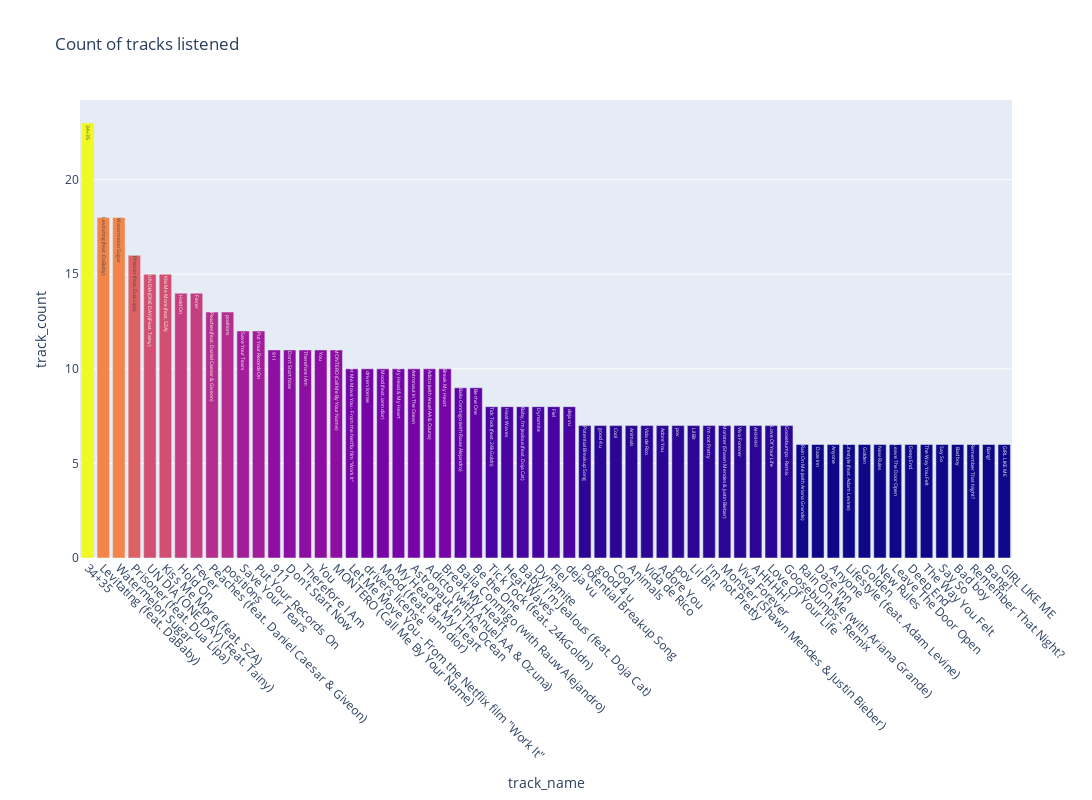

Source (notebook cell):
### Markdown cell above
most songs listened

### Code cell
# plot for count of track listened
count_greater_1 = df_stream_history['track_name'].value_counts()

track_name = count_greater_1[count_greater_1 > 5].index
track_count = count_greater_1[count_greater_1 > 5].values

fig = go.Figure(
    data=[
        go.Bar(
            x = track_name, 
            y = track_count,
            marker = {
                'color' : track_count
            },
            text = track_name,
            textposition = 'inside'
        )
    ]
)
fig.update_layout(
    title_text='Count of tracks listened',
    barmode='group', 
    xaxis_tickangle=45,
    xaxis_title = "track_name",
    yaxis_title = "track_count",
    height = 800,
    width = 1210,
    hovermode = 'x'
)
fig.show()

### Figure 1 — Plotly figure (JSON) as saved in the notebook; plotly's stock layout.template omitted (floating-point values rounded to 4 significant figures)
{"data": [{"marker": {"color": [23, 18, 18, 16, 15, 15, 14, 14, 13, 13, 12, 12, 11, 11, 11, 11, 11, 10, 10, 10, 10, 10, 10, 10, 9, 9, 8, 8, 8, 8, 8, 8, 7, 7, 7, 7, 7, 7, 7, 7, 7, 7, 7, 7, 7, 7, 6, 6, 6, 6, 6, 6, 6, 6, 6, 6, 6, 6, 6, 6]}, "text": ["34+35", "Levitating (feat. DaBaby)", "Watermelon Sugar", "Prisoner (feat. Dua Lipa)", "UN DIA (ONE DAY) (Feat. Tainy)", "Kiss Me More (feat. SZA)", "Hold On", "Fever", "Peaches (feat. Daniel Caesar & Giveon)", "positions", "Save Your Tears", "Put Your Records On", "911", "Don't Start Now", "Therefore I Am", "You", "MONTERO (Call Me By Your Name)", "Let Me Move You - From the Netflix film \"Work It\"", "drivers license", "Mood (feat. iann dior)", "My Head & My Heart", "Astronaut In The Ocean", "Adicto (with Anuel AA & Ozuna)", "Break My Heart", "Baila Conmigo (with Rauw Alejandro)", "Be the One", "Tick Tock (feat. 24kGoldn)", "Heat Waves", "Baby, I'm Jealous (feat. Doja Cat)", "Dynamite", "Fiel", "deja vu", "Potential Breakup Song", "good 4 u", "Cool", "Animals", "Vida de Rico", "Adore You", "pov", "Lil Bit", "I'm not Pretty", "Monster (Shawn Mendes & Justin Bieber)", "Viva Forever", "AHHHH!", "Love Of Your Life", "Goosebumps - Remix", "Rain On Me (with Ariana Grande)", "Daze Inn", "Anyone", "Lifestyle (feat. Adam Levine)", "Golden", "New Rules", "Leave The Door Open", "Deep End", "The Way You Felt", "Say So", "Bad boy", "Remember That Night?", "Bang!", "GIRL LIKE ME"], "textposition": "inside", "type": "bar", "x": ["34+35", "Levitating (feat. DaBaby)", "Watermelon Sugar", "Prisoner (feat. Dua Lipa)", "UN DIA (ONE DAY) (Feat. Tainy)", "Kiss Me More (feat. SZA)", "Hold On", "Fever", "Peaches (feat. Daniel Caesar & Giveon)", "positions", "Save Your Tears", "Put Your Records On", "911", "Don't Start Now", "Therefore I Am", "You", "MONTERO (Call Me By Your Name)", "Let Me Move You - From the Netflix film \"Work It\"", "drivers license", "Mood (feat. iann dior)", "My Head & My Heart", "Astronaut In The Ocean", "Adicto (with Anuel AA & Ozuna)", "Break My Heart", "Baila Conmigo (with Rauw Alejandro)", "Be the One", "Tick Tock (feat. 24kGoldn)", "Heat Waves", "Baby, I'm Jealous (feat. Doja Cat)", "Dynamite", "Fiel", "deja vu", "Potential Breakup Song", "good 4 u", "Cool", "Animals", "Vida de Rico", "Adore You", "pov", "Lil Bit", "I'm not Pretty", "Monster (Shawn Mendes & Justin Bieber)", "Viva Forever", "AHHHH!", "Love Of Your Life", "Goosebumps - Remix", "Rain On Me (with Ariana Grande)", "Daze Inn", "Anyone", "Lifestyle (feat. Adam Levine)", "Golden", "New Rules", "Leave The Door Open", "Deep End", "The Way You Felt", "Say So", "Bad boy", "Remember That Night?", "Bang!", "GIRL LIKE ME"], "y": [23, 18, 18, 16, 15, 15, 14, 14, 13, 13, 12, 12, 11, 11, 11, 11, 11, 10, 10, 10, 10, 10, 10, 10, 9, 9, 8, 8, 8, 8, 8, 8, 7, 7, 7, 7, 7, 7, 7, 7, 7, 7, 7, 7, 7, 7, 6, 6, 6, 6, 6, 6, 6, 6, 6, 6, 6, 6, 6, 6]}], "layout": {"barmode": "group", "height": 800, "hovermode": "x", "title": {"text": "Count of tracks listened"}, "width": 1210, "xaxis": {"tickangle": 45, "title": {"text": "track_name"}}, "yaxis": {"title": {"text": "track_count"}}}}
